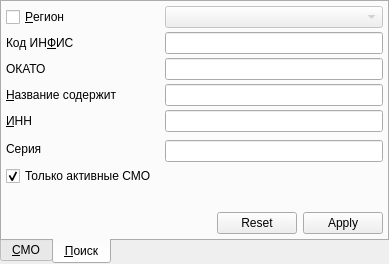
<?xml version="1.0" encoding="UTF-8"?>
<ui version="4.0">
 <class>InsurerComboBoxPopup</class>
 <widget class="QWidget" name="InsurerComboBoxPopup">
  <property name="geometry">
   <rect>
    <x>0</x>
    <y>0</y>
    <width>389</width>
    <height>264</height>
   </rect>
  </property>
  <property name="windowTitle">
   <string>Form</string>
  </property>
  <layout class="QHBoxLayout" name="horizontalLayout_2">
   <property name="spacing">
    <number>0</number>
   </property>
   <property name="margin">
    <number>0</number>
   </property>
   <item>
    <widget class="QTabWidget" name="tabWidget">
     <property name="tabPosition">
      <enum>QTabWidget::South</enum>
     </property>
     <property name="currentIndex">
      <number>1</number>
     </property>
     <widget class="QWidget" name="tab">
      <attribute name="title">
       <string>&amp;СМО</string>
      </attribute>
      <layout class="QVBoxLayout" name="verticalLayout">
       <property name="spacing">
        <number>4</number>
       </property>
       <property name="margin">
        <number>4</number>
       </property>
       <item>
        <widget class="QListView" name="tblInsurer"/>
       </item>
      </layout>
     </widget>
     <widget class="QWidget" name="tab_2">
      <attribute name="title">
       <string>&amp;Поиск</string>
      </attribute>
      <layout class="QGridLayout" name="gridLayout">
       <property name="margin">
        <number>4</number>
       </property>
       <property name="spacing">
        <number>4</number>
       </property>
       <item row="0" column="0">
        <widget class="QCheckBox" name="chkArea">
         <property name="enabled">
          <bool>true</bool>
         </property>
         <property name="text">
          <string>&amp;Регион</string>
         </property>
         <property name="checked">
          <bool>false</bool>
         </property>
        </widget>
       </item>
       <item row="0" column="2">
        <widget class="CKLADRComboBox" name="cmbArea">
         <property name="enabled">
          <bool>false</bool>
         </property>
        </widget>
       </item>
       <item row="1" column="0">
        <widget class="QLabel" name="lblInfis">
         <property name="text">
          <string>Код ИН&amp;ФИС</string>
         </property>
         <property name="buddy">
          <cstring>edtInfis</cstring>
         </property>
        </widget>
       </item>
       <item row="1" column="2">
        <widget class="QLineEdit" name="edtInfis"/>
       </item>
       <item row="9" column="0">
        <spacer name="verticalSpacer">
         <property name="orientation">
          <enum>Qt::Vertical</enum>
         </property>
         <property name="sizeHint" stdset="0">
          <size>
           <width>20</width>
           <height>40</height>
          </size>
         </property>
        </spacer>
       </item>
       <item row="3" column="0" colspan="2">
        <widget class="QLabel" name="lblName">
         <property name="text">
          <string>&amp;Название содержит</string>
         </property>
         <property name="buddy">
          <cstring>edtName</cstring>
         </property>
        </widget>
       </item>
       <item row="3" column="2">
        <widget class="QLineEdit" name="edtName"/>
       </item>
       <item row="6" column="0" rowspan="2">
        <widget class="QLabel" name="lblPolisSerial">
         <property name="text">
          <string>Серия</string>
         </property>
         <property name="buddy">
          <cstring>edtPolisSerial</cstring>
         </property>
        </widget>
       </item>
       <item row="10" column="0" colspan="3">
        <layout class="QHBoxLayout" name="horizontalLayout">
         <property name="spacing">
          <number>4</number>
         </property>
         <item>
          <spacer name="horizontalSpacer">
           <property name="orientation">
            <enum>Qt::Horizontal</enum>
           </property>
           <property name="sizeHint" stdset="0">
            <size>
             <width>40</width>
             <height>20</height>
            </size>
           </property>
          </spacer>
         </item>
         <item>
          <widget class="QDialogButtonBox" name="buttonBox">
           <property name="sizePolicy">
            <sizepolicy hsizetype="Maximum" vsizetype="Fixed">
             <horstretch>0</horstretch>
             <verstretch>0</verstretch>
            </sizepolicy>
           </property>
           <property name="orientation">
            <enum>Qt::Horizontal</enum>
           </property>
           <property name="standardButtons">
            <set>QDialogButtonBox::Apply|QDialogButtonBox::Reset</set>
           </property>
           <property name="centerButtons">
            <bool>false</bool>
           </property>
          </widget>
         </item>
        </layout>
       </item>
       <item row="4" column="2">
        <widget class="QLineEdit" name="edtINN"/>
       </item>
       <item row="4" column="0">
        <widget class="QLabel" name="lblINN">
         <property name="text">
          <string>&amp;ИНН</string>
         </property>
         <property name="buddy">
          <cstring>edtINN</cstring>
         </property>
        </widget>
       </item>
       <item row="7" column="2">
        <widget class="CInsurerComboBoxPopupPolicySerialEdit" name="edtPolisSerial"/>
       </item>
       <item row="2" column="2">
        <widget class="QLineEdit" name="edtOKATO"/>
       </item>
       <item row="2" column="0" colspan="2">
        <widget class="QLabel" name="lblOKATO">
         <property name="text">
          <string>ОКАТО</string>
         </property>
        </widget>
       </item>
       <item row="8" column="0">
        <widget class="QCheckBox" name="chkCompulsoryPolisCompanyOnlyActive">
         <property name="text">
          <string>Только активные СМО</string>
         </property>
         <property name="checked">
          <bool>true</bool>
         </property>
        </widget>
       </item>
      </layout>
     </widget>
    </widget>
   </item>
  </layout>
 </widget>
 <customwidgets>
  <customwidget>
   <class>CKLADRComboBox</class>
   <extends>QComboBox</extends>
   <header>KLADR/kladrComboxes.h</header>
  </customwidget>
  <customwidget>
   <class>CInsurerComboBoxPopupPolicySerialEdit</class>
   <extends>QLineEdit</extends>
   <header>InsurerComboBoxPopup.h</header>
  </customwidget>
 </customwidgets>
 <tabstops>
  <tabstop>tabWidget</tabstop>
  <tabstop>tblInsurer</tabstop>
  <tabstop>chkArea</tabstop>
  <tabstop>cmbArea</tabstop>
  <tabstop>edtInfis</tabstop>
  <tabstop>edtOKATO</tabstop>
  <tabstop>edtName</tabstop>
  <tabstop>edtINN</tabstop>
  <tabstop>edtPolisSerial</tabstop>
  <tabstop>buttonBox</tabstop>
 </tabstops>
 <resources/>
 <connections>
  <connection>
   <sender>chkArea</sender>
   <signal>toggled(bool)</signal>
   <receiver>cmbArea</receiver>
   <slot>setEnabled(bool)</slot>
   <hints>
    <hint type="sourcelabel">
     <x>66</x>
     <y>18</y>
    </hint>
    <hint type="destinationlabel">
     <x>127</x>
     <y>18</y>
    </hint>
   </hints>
  </connection>
 </connections>
</ui>
